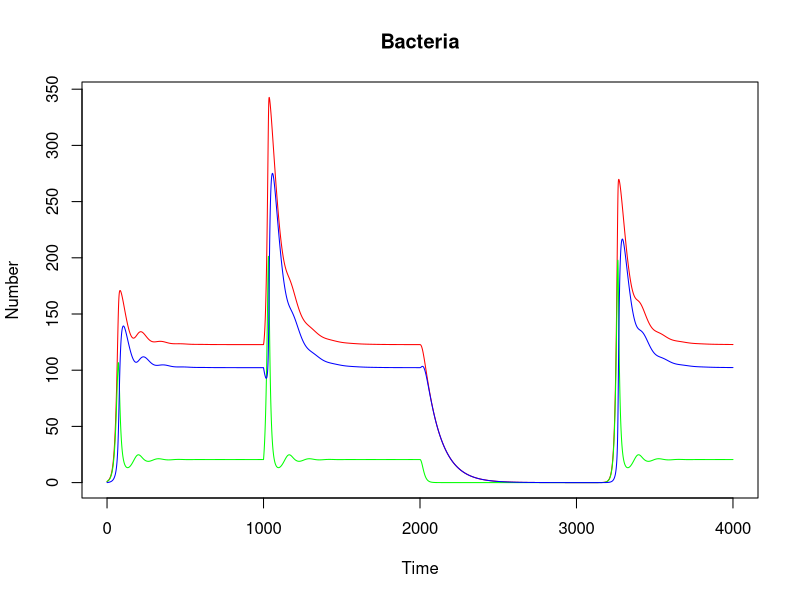
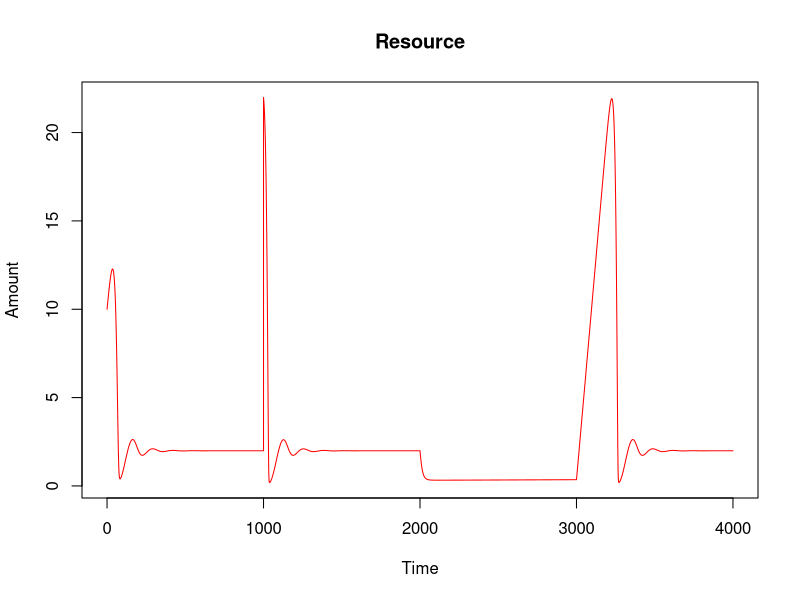

These charts were generated, in order, by the following R code:
#install.packages('deSolve')
require('deSolve')
library("deSolve")

# most initial parameters are up here, except infusion rate (since it's interesting to change)

Vmax = 0.1
e = 1e-1
Kd = 2
C = 0.0001 
K_transfer = 0.10
K_untransfer = 0.0001

# functions for ODE solving here

monod <- function(S, Ks){ # since it gets called a lot 
  return (S/(Ks+S))
}

clamp <- function(x, lower, upper){ # It's possible for a small approximation error to create a negative value, which causes issues
  if (x < lower){return(lower)}
  else if (x>upper){return(upper)}
  else{return(x)}
  
}

f <- function(t, y, params){ # Main ODE system
  N = y[1]
  R = y[2]
  S = y[3]
  i = params[1]
  
  RN = R#/(N+S)
  
  dNdt <- Vmax * monod(RN,Kd)*N - K_transfer*(1-monod(RN,Kd))*N + K_untransfer*S*monod(RN,Kd)
  dRdt <- -e*Vmax*monod(RN,Kd)*N +i+ C*(N+R)
  dSdt <- K_transfer*(1-monod(RN,Kd))*N - 0.01*S - K_untransfer*S*monod(RN,Kd)
  
  dNdt <- clamp(dNdt, lower=-N, upper=99999)
  dRdt <- clamp(dRdt, lower=-R, upper=99999)
  dSdt <- clamp(dSdt, lower=-S, upper=99999)
  
  temp <- c(dNdt, dRdt, dSdt)
  L = list(temp)
  
  return(list(temp))
}

# Playing with the model here. 
out = data.frame()

# Let the population grow to its normal equilibrium size
times <- seq(0,to=1000,by=0.1)
initials <- c(N=1, R=10, S=0)
out_1 <- as.data.frame(ode(func=f,y=initials,parms = c(i=0.1),times=times))
out <- rbind(out, out_1)

# Give the population some new resources
L = length(out$time)
times <- seq(out$time[L],to=out$time[L]+1000,by=0.1)
initials <- c(N=out$N[L], R=out$R[L]+20, S = out$S[L])
out_1 <- as.data.frame(ode(func=f,y=initials,parms = c(i=0.1),times=times))
out <- rbind(out, out_1)

# Remove the constant infusion of resources
L = length(out$time)
times <- seq(out$time[L],to=out$time[L]+1000,by=0.1)
initials <- c(N=out$N[L], R=out$R[L], S = out$S[L])
out_1 <- as.data.frame(ode(func=f,y=initials,parms = c(i=0.0),times=times))
out <- rbind(out, out_1)

# Bring the population back
L = length(out$time)
times <- seq(out$time[L],to=out$time[L]+1000,by=0.1)
initials <- c(N=out$N[L], R=out$R[L], S = out$S[L])
out_1 <- as.data.frame(ode(func=f,y=initials,parms = c(i=0.1),times=times))
out <- rbind(out, out_1)

# Plot our populations over time (I can't make a nice legend right now; RED is total bacteria, BLUE is stationary phase, GREEN is growth phase)
plot(out$time,out$S+out$N, type='l', col='red', main='Bacteria', xlab = 'Time', ylab = 'Number')
lines(out$time,out$N, type='l', col='green')
lines(out$time, out$S, type='l', col='blue')

plot(out$time,out$R, type='l', col='red', main='Resource', xlab = 'Time', ylab = 'Amount')
